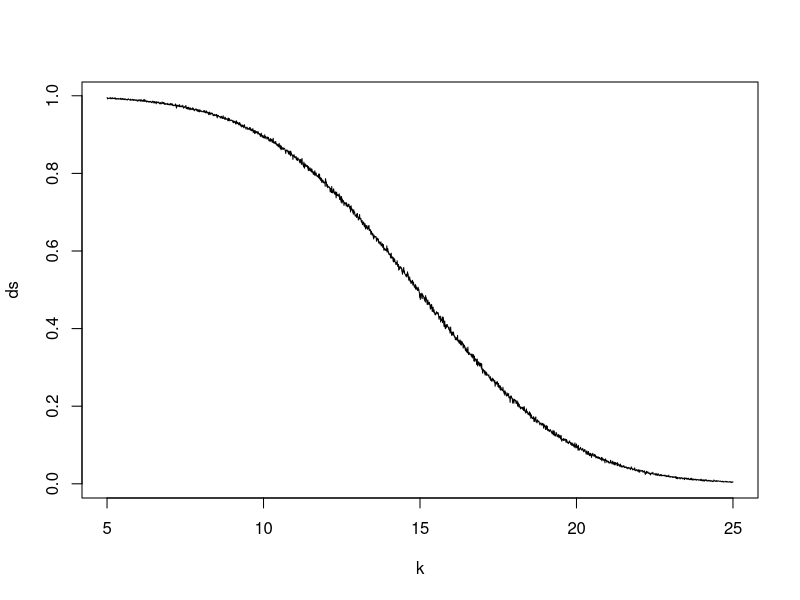

Write the R code that produced this figure.
f=function(n,l1,l2)
{
  k=seq(l1,l2,0.01);
  ds=1:length(k);
  for(r in 1:length(k))
  {
  t1=runif(n,0,3); #火车离站
  t2=rnorm(n,30,2);#火车行驶
  t3=abs(rnorm(n,0,2))+k[r];#人出发
  t4=rnorm(n,15,3);#人走路
  p=0;
  for(i in 1:n)
  {
    if(t1[i]+t2[i]>t3[i]+t4[i])
    {
      p=p+1;
    }
    
  }
  ds[r]=p/n;
}

plot(k,ds,type="l");
}
f(10000,5,25)

